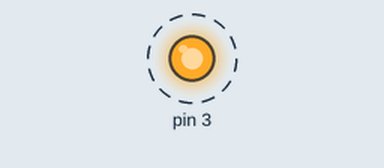
The sketch below on a simulated Arduino Uno, built with avr-gcc and run on an emulated ATmega328P. Shown: output pins drawn as LEDs (lit = HIGH). Dashed ring = blinking.

Above: at 0.5 s.
Timing chart, 0 to 4.6 s (numbered marks = the images above):
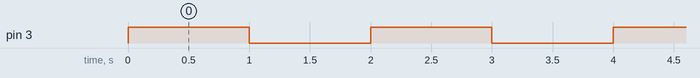

Measured:
- by itself, pin 3: alternates HIGH for 1.0 s and LOW for 1.0 s

The sketch:

vibration_test.ino
```cpp
void setup(){
  pinMode(3, OUTPUT);
}
void loop(){
  analogWrite(3, 255); //진동세기 임의의 값
  delay(1000);
  analogWrite(3, 0);
  delay(1000);
}
```
